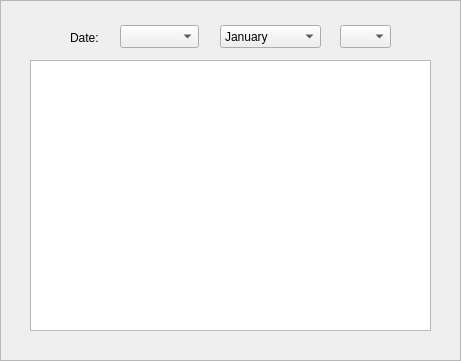
  <widget class="QFrame" name="emergency911_frame">
   <property name="geometry">
    <rect>
     <x>260</x>
     <y>150</y>
     <width>461</width>
     <height>361</height>
    </rect>
   </property>
   <property name="frameShape">
    <enum>QFrame::StyledPanel</enum>
   </property>
   <property name="frameShadow">
    <enum>QFrame::Raised</enum>
   </property>
   <widget class="QTableView" name="e911_tableView">
    <property name="geometry">
     <rect>
      <x>30</x>
      <y>60</y>
      <width>401</width>
      <height>271</height>
     </rect>
    </property>
   </widget>
   <widget class="QLabel" name="e911_date_label">
    <property name="geometry">
     <rect>
      <x>70</x>
      <y>30</y>
      <width>41</width>
      <height>16</height>
     </rect>
    </property>
    <property name="text">
     <string>Date:</string>
    </property>
   </widget>
   <widget class="QComboBox" name="e911_month_combobox">
    <property name="geometry">
     <rect>
      <x>220</x>
      <y>25</y>
      <width>101</width>
      <height>23</height>
     </rect>
    </property>
    <item>
     <property name="text">
      <string>January</string>
     </property>
    </item>
    <item>
     <property name="text">
      <string>February</string>
     </property>
    </item>
    <item>
     <property name="text">
      <string>March</string>
     </property>
    </item>
    <item>
     <property name="text">
      <string>April</string>
     </property>
    </item>
    <item>
     <property name="text">
      <string>May</string>
     </property>
    </item>
    <item>
     <property name="text">
      <string>June</string>
     </property>
    </item>
    <item>
     <property name="text">
      <string>July</string>
     </property>
    </item>
    <item>
     <property name="text">
      <string>August</string>
     </property>
    </item>
    <item>
     <property name="text">
      <string>September</string>
     </property>
    </item>
    <item>
     <property name="text">
      <string>October</string>
     </property>
    </item>
    <item>
     <property name="text">
      <string>November</string>
     </property>
    </item>
    <item>
     <property name="text">
      <string>December</string>
     </property>
    </item>
   </widget>
   <widget class="QComboBox" name="e911_day_combobox">
    <property name="geometry">
     <rect>
      <x>340</x>
      <y>25</y>
      <width>51</width>
      <height>23</height>
     </rect>
    </property>
   </widget>
   <widget class="QComboBox" name="e911_year_combobox">
    <property name="geometry">
     <rect>
      <x>120</x>
      <y>25</y>
      <width>79</width>
      <height>23</height>
     </rect>
    </property>
   </widget>
  </widget>
